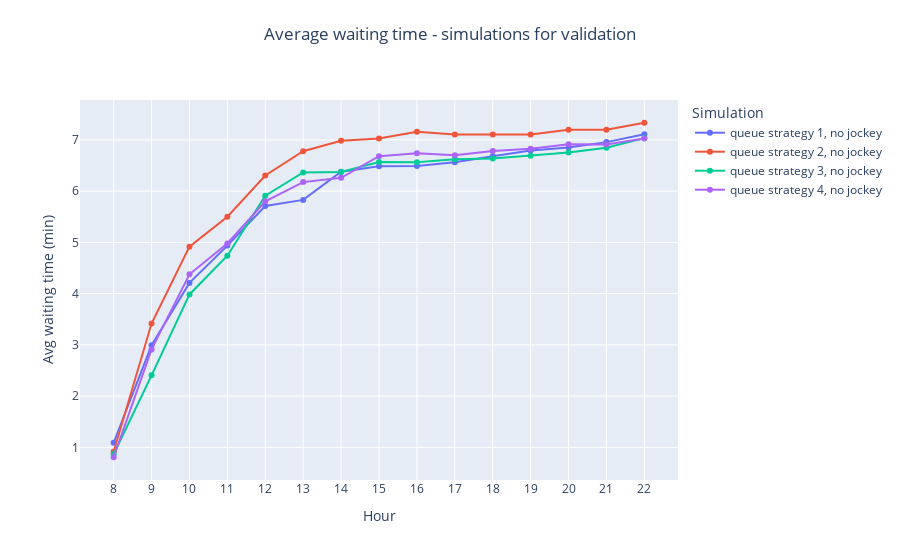

Source (notebook cell):
### Markdown cell above
## Average waiting time - No jockey

### Code cell
# Average waiting time

fig = go.Figure()

fig = add_simulation_to_plot(fig, df_simulations, 'validazione_1', "Avg_waiting_times_standard")
fig = add_simulation_to_plot(fig, df_simulations, 'validazione_2', "Avg_waiting_times_standard")
fig = add_simulation_to_plot(fig, df_simulations, 'validazione_3', "Avg_waiting_times_standard")
fig = add_simulation_to_plot(fig, df_simulations, 'validazione_4', "Avg_waiting_times_standard")

fig = decorate_figure(fig,
    title="Average waiting time - simulations for validation",
    y_axis_title="Avg waiting time (min)")

fig.show()
fig.write_image("doc/report/images/results/avg_wt_validation.png", scale=IMAGE_SCALE)

### Figure 1 — Plotly figure (JSON) as saved in the notebook; plotly's stock layout.template omitted (floating-point values rounded to 4 significant figures)
{"data": [{"mode": "lines+markers", "name": "queue strategy 1, no jockey", "type": "scatter", "x": [8, 9, 10, 11, 12, 13, 14, 15, 16, 17, 18, 19, 20, 21, 22], "y": [1.091, 2.993, 4.21, 4.937, 5.711, 5.829, 6.38, 6.486, 6.493, 6.564, 6.681, 6.791, 6.853, 6.956, 7.109]}, {"mode": "lines+markers", "name": "queue strategy 2, no jockey", "type": "scatter", "x": [8, 9, 10, 11, 12, 13, 14, 15, 16, 17, 18, 19, 20, 21, 22], "y": [0.9152, 3.417, 4.916, 5.501, 6.305, 6.779, 6.981, 7.027, 7.159, 7.107, 7.104, 7.103, 7.198, 7.196, 7.334]}, {"mode": "lines+markers", "name": "queue strategy 3, no jockey", "type": "scatter", "x": [8, 9, 10, 11, 12, 13, 14, 15, 16, 17, 18, 19, 20, 21, 22], "y": [0.8662, 2.406, 3.984, 4.74, 5.911, 6.365, 6.375, 6.57, 6.564, 6.622, 6.635, 6.691, 6.752, 6.847, 7.034]}, {"mode": "lines+markers", "name": "queue strategy 4, no jockey", "type": "scatter", "x": [8, 9, 10, 11, 12, 13, 14, 15, 16, 17, 18, 19, 20, 21, 22], "y": [0.8077, 2.912, 4.377, 4.98, 5.802, 6.176, 6.259, 6.682, 6.738, 6.701, 6.782, 6.827, 6.913, 6.908, 7.027]}], "layout": {"legend": {"title": {"text": "Simulation"}}, "title": {"text": "Average waiting time - simulations for validation", "x": 0.5, "xanchor": "center", "y": 0.95, "yanchor": "top"}, "xaxis": {"dtick": 1, "tick0": 0, "tickmode": "linear", "title": {"text": "Hour"}}, "yaxis": {"dtick": 1, "tick0": 0, "tickmode": "linear", "title": {"text": "Avg waiting time (min)"}}}}
